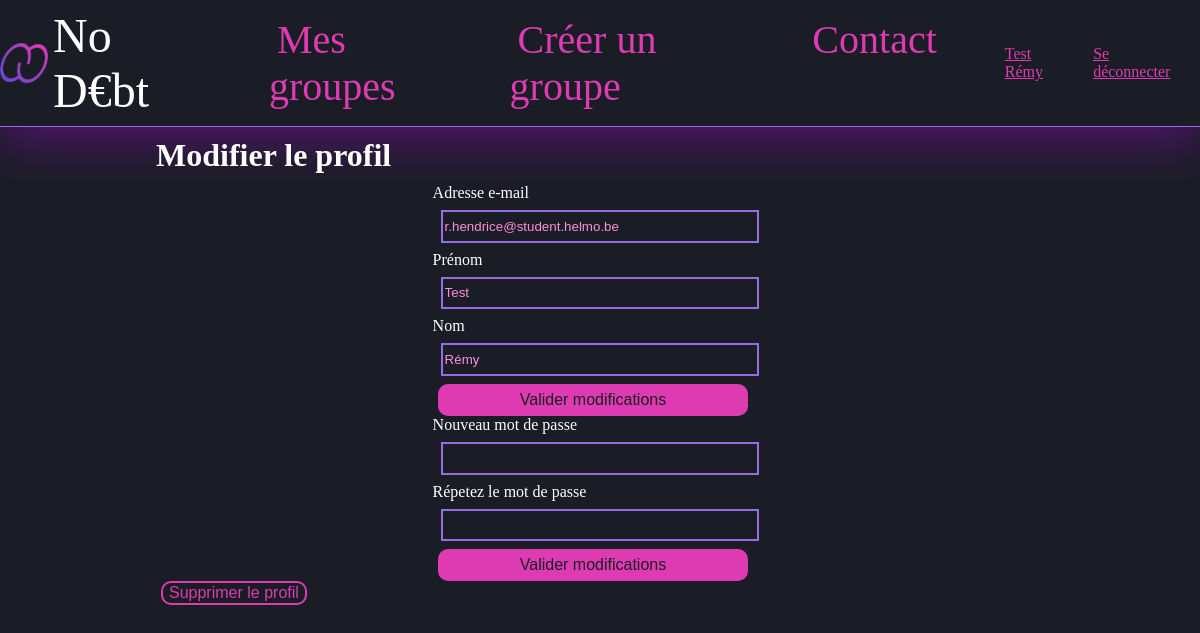
The app's page /editProfile.php (signed in) with its own data.
### tables this page shows
CREATE TABLE `nodebt_utilisateur` (
  `uid` int(11) NOT NULL,
  `email` varchar(254) NOT NULL,
  `lastname` varchar(50) NOT NULL,
  `firstname` varchar(50) NOT NULL,
  `hashpass` varchar(128) NOT NULL,
  `isActive` tinyint(1) NOT NULL DEFAULT '1'
);

### php/repository/UserRepository.php (called while the page is built, shortened)
<?php
class UserRepository
{
    public function getUserInfo($uid, &$message = ''){
        $user = null;
        try{
            $bd = DBLink::connectToDb();
            $stmt = $bd->prepare ("SELECT uid, email, firstname, lastname FROM ". self::TABLE_NAME
                ." WHERE uid = :uid");
            $stmt->bindValue(':uid', $uid);
            if($stmt->execute()){
                $user = $stmt->fetchObject("NoDebt\User");
            }
        }catch(Exception $e){
            $message = self::DB_ERROR_MESSAGE;
        }
        return $user;
    }
}

### inc/session.inc.php (called while the page is built, shortened)
<?php
require_once 'php/repository/UserRepository.php';
if (isset($_SESSION['userId'])){
    $ses_uid = $_SESSION['userId'];
    $userRepo = new UserRepository();
    $user = $userRepo->getUserInfo($ses_uid);
    $ses_firstName = $user->firstname;
    $ses_lastName = $user->lastname;
    $ses_email = $user->email;
} else {
    $path = $_SERVER['PHP_SELF'];
    $file = basename ($path);
    if ($file !== 'index.php' && $file !== 'contact.php' && $file !== 'signup.php'
    && $file !== 'fogottenPassword.php' && $file !== 'sources.php') header('location: index.php');
}
?>

### editProfile.php (the view, shortened to what this page needs)
<?php
include('inc/session.inc.php');
?>
<?php
require_once 'php/repository/UserRepository.php';
$email = isset($ses_email) ? $ses_email : '';
$firstName = isset($ses_firstName) ? $ses_firstName : '';
$lastName = isset($ses_lastName) ? $ses_lastName : '';
?>
<!DOCTYPE html>
<html lang="fr">
<head>
    <link rel="stylesheet" href="css/style.css">
</head>
<body>
    <?php
    include("inc/header.inc.php");
    ?>
    <main class="form-list">
        <h1>Modifier le profil</h1>
        <form class="field-list" method="post" action="<?php echo htmlspecialchars($_SERVER['PHP_SELF']);?>">
            <label for="userEmail">Adresse e-mail</label>
            <input type="email" name="userEmail" id="userEmail" value="<?php if(isset($email)) echo $email?>"/>
            <label for="firstName">Prénom</label>
            <input type="text" name="firstName" id="firstName" value="<?php if(isset($firstName)) echo $firstName?>"/>
            <label for="lastName">Nom</label>
            <input type="text" name="lastName" id="lastName" value="<?php if(isset($lastName)) echo $lastName?>"/>
            <button type="submit" class="submit" name="infoBtn">Valider modifications</button>
        </form>
        <form class="field-list" method="post" action="<?php echo htmlspecialchars($_SERVER['PHP_SELF']);?>">
            <label for="newUserPassword">Nouveau mot de passe</label>
            <input type="password" name="newUserPassword" id="newUserPassword" value="<?php if(isset($password)) echo $password?>"/>
            <label for="newUserPasswordRep">Répetez le mot de passe</label>
            <input type="password" name="newUserPasswordRep" id="newUserPasswordRep" value="<?php if(isset($passwordRep)) echo $passwordRep?>"/>
            <button type="submit" class="submit" name="passwordBtn">Valider modifications</button>
        </form>
        <form action="<?php echo htmlspecialchars($_SERVER['PHP_SELF']);?>" method="post">
            <button type="submit" class="delete decline" name="deleteAccount" id="deleteAccount">Supprimer le profil</button>
        </form>
    </main>
</body>
</html>

### inc/header.inc.php (shortened to what this page needs)
<?php if(isset($ses_uid)) : ?>
<header class="nav-header">
    <a href="myGroups.php" class="nodebt"><img id="logo" src="images/icon.png" alt="logo"/>No D€bt</a>
    <nav class="website-nav">
        <ul class="nav-links">
            <li><a href="myGroups.php">Mes groupes</a></li>
            <li><a href="createGroup.php">Créer un groupe</a></li>
            <li><a href="contact.php">Contact</a></li>
        </ul>
    </nav>
    <nav class="profile-nav">
        <ul class="nav-links">
            <li><a href="editProfile.php"><?php echo isset($ses_lastName) && isset ($ses_firstName) ? $ses_firstName.' '.$ses_lastName : 'Profil' ?></a></li>
            <li><a href="disconnect.php">Se déconnecter</a></li>
        </ul>
    </nav>
</header>
<?php endif ?>

### css/style.css (style rules this page uses)
body { font-family: OpenDyslexic; color: #ffffff; background-color: #1b1d26; margin: 0; }
.nodebt { display: flex; align-items: center; color: #ffffff; font-size: 3rem; font-family: BebasNeue-Regular; text-decoration: none; }
#logo { height: 1em; margin-right: 5px; }
main { margin-left: 3%; margin-right: 3%; padding-left: 10%; padding-right: 10%; display: flex; flex-direction: column; flex-wrap: wrap; }
.field-list { display: flex; flex-direction: column; align-content: center; flex-wrap: wrap; }
.field-list input, .field-list select, .field-list button { height: 2em; width: 35%; }
input, select, textarea { border: 2px solid rgb(151, 109, 230); background-color: #1b1d26; color: #fa8fdc; transition: all 0.4s ease 0s; margin: 8px; }
a { color: #DE3BB2; transition: all 0.4s ease 0s; }
h1 { margin: 10px 0 10px 0; }
header { height: 20%; width: 100%; margin: 0; border-bottom: 2px solid rgb(151, 109, 230); display: flex; flex-direction: row; justify-content: space-around; align-items: center; }
header.nav-header { height: 20%; width: 100%; margin: 0; border-bottom: 1px solid rgb(151, 109, 230); display: flex; flex-direction: row; justify-content: center; align-items: center; }
body > header { border: none; margin: 0; box-shadow: 0 15px 50px 0 rgba(190, 0, 255, 0.33); }
button { border: 2px solid #DE3BB2; font-size: 1em; border-radius: 10px; margin-left: 5px; margin-right: 5px; color: #1b1d26; background-color: #DE3BB2; transition: all 0.3s ease 0s; }
button.decline { color: #DE3BB2; border-color: #DE3BB2; background-color: #1b1d26; }
nav.website-nav { display: flex; flex-direction: column-reverse; }
nav.website-nav a { text-decoration: none; font-family: BebasNeue-Regular; font-size: 2.5rem; transition: all 0.25s ease 0s; margin: 8px; }
ul.nav-links { display: flex; flex-direction: row; justify-content: space-between; justify-items: center; }
li { margin: 0 10px 0 10px; list-style-type: none; }

### records on screen
nodebt_utilisateur: firstname "Test", lastname "Rémy", userEmail "r.hendrice@student.helmo.be", firstName "Test", lastName "Rémy"
